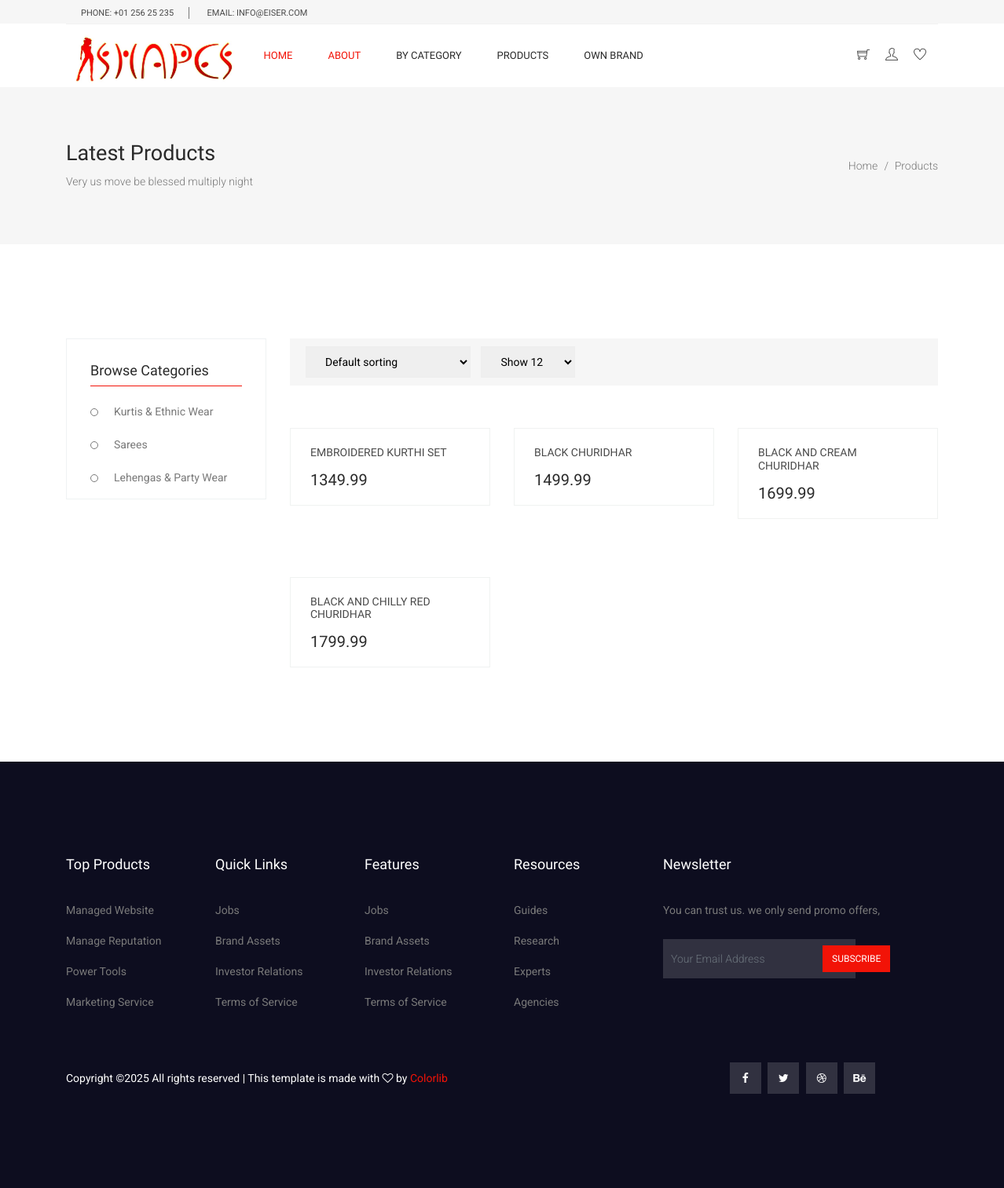
Screenshot of /products/ (signed in) with the database file from the repository.
### Shape_App/models.py (models this page shows, shortened)
class tbl_Product(models.Model):
    subcategory = models.ForeignKey(tbl_SubCategory, on_delete=models.CASCADE, related_name="products")
    name = models.CharField(max_length=200)
    description = models.TextField(null=True, blank=True)
    price = models.DecimalField(max_digits=10, decimal_places=2)
    stock = models.PositiveIntegerField()
    material = models.CharField(max_length=100, null=True, blank=True)   # Cotton, Silk, etc.
    brand = models.CharField(max_length=100, null=True, blank=True)
    gender = models.CharField(max_length=10, choices=[
        ('men', 'Men'),
        ('women', 'Women'),
        ('kids', 'Kids'),
        ('unisex', 'Unisex'),
    ], default='unisex')
    status = models.CharField(max_length=10, choices=[('active', 'Active'), ('inactive', 'Inactive')], default='active')
    created_at = models.DateTimeField(auto_now_add=True)
    updated_at = models.DateTimeField(auto_now=True)
    gst_percentage = models.DecimalField(max_digits=5, decimal_places=2, default=0.00)
    image = models.ImageField(upload_to="products/",null=True)
    video=models.FileField(upload_to='Videos/',null=True)

class tbl_Category(models.Model):
    name = models.CharField(max_length=100, null=True)
    status = models.CharField(max_length=100, null=True, choices=[('active', 'Active'), ('inactive', 'Inactive')])
    created_at = models.DateTimeField(auto_now_add=True)
    updated_at = models.DateTimeField(auto_now=True)

### Shape_App/views.py (the view)
# urls.py: path("products/",views.products,name="products"),
def products(request):
    product=tbl_Product.objects.filter(status="active")
    categories=tbl_Category.objects.filter(status="active")
    return render(request,"products.html",{"product":product,"all_cat":categories})

### templates/products.html (shortened to what this page needs)
{% include 'index_nav.html' %}
{% load static %}
    <section class="banner_area">
      <div class="banner_inner d-flex align-items-center">
        <div class="container">
          <div class="banner_content d-md-flex justify-content-between align-items-center">
            <div class="mb-3 mb-md-0">
              <h2>Latest Products</h2>
              <p>Very us move be blessed multiply night</p>
            </div>
            <div class="page_link">
              <a href="/">Home</a>
              <a href="/products/">Products</a>
            </div>
          </div>
        </div>
      </div>
    </section>
    <section class="cat_product_area section_gap">
      <div class="container">
        <div class="row flex-row-reverse">
          <div class="col-lg-9">
            <div class="product_top_bar">
              <div class="left_dorp">
                <select class="sorting">
                  <option value="1">Default sorting</option>
                </select>
                <select class="show">
                  <option value="1">Show 12</option>
                </select>
              </div>
            </div>
            <div class="latest_product_inner">
              <div class="row">
            {% for i in product%}
             <div class="col-lg-4 col-md-6">
          <div class="single-product">
            <div class="product-img">
            </div>
            <div class="product-btm">
              <a href="/product_single/{{i.id}}" class="d-block">
                <h4>{{i.name}}</h4>
              </a>
              <div class="mt-3">
                <span class="mr-4">{{i.price}}</span>
              </div>
            </div>
          </div>
        </div>
            {% endfor %}
              </div>
            </div>
          </div>
          <div class="col-lg-3">
            <div class="left_sidebar_area">
              <aside class="left_widgets p_filter_widgets">
                <div class="l_w_title">
                  <h3>Browse Categories</h3>
                </div>
                <div class="widgets_inner">
                  <ul class="list">
                    {% for i in all_cat %}
                    <li>
                      <a href="/shop_by_category/{{i.id}}">{{i.name}}</a>
                    </li>
                    {% endfor %}
                  </ul>
                </div>
              </aside>
            </div>
          </div>
        </div>
      </div>
    </section>
    <footer class="footer-area section_gap">
      <div class="container">
        <div class="row">
          <div class="col-lg-2 col-md-6 single-footer-widget">
            <h4>Top Products</h4>
            <ul>
              <li><a href="#">Managed Website</a></li>
              <li><a href="#">Manage Reputation</a></li>
              <li><a href="#">Power Tools</a></li>
              <li><a href="#">Marketing Service</a></li>
            </ul>
          </div>
          <div class="col-lg-2 col-md-6 single-footer-widget">
            <h4>Quick Links</h4>
            <ul>
              <li><a href="#">Jobs</a></li>
              <li><a href="#">Brand Assets</a></li>
              <li><a href="#">Investor Relations</a></li>
              <li><a href="#">Terms of Service</a></li>
            </ul>
          </div>
          <div class="col-lg-2 col-md-6 single-footer-widget">
            <h4>Features</h4>
            <ul>
              <li><a href="#">Jobs</a></li>
              <li><a href="#">Brand Assets</a></li>
              <li><a href="#">Investor Relations</a></li>
              <li><a href="#">Terms of Service</a></li>
            </ul>
          </div>
          <div class="col-lg-2 col-md-6 single-footer-widget">
            <h4>Resources</h4>
            <ul>
              <li><a href="#">Guides</a></li>
              <li><a href="#">Research</a></li>
              <li><a href="#">Experts</a></li>
              <li><a href="#">Agencies</a></li>
            </ul>
          </div>
          <div class="col-lg-4 col-md-6 single-footer-widget">
            <h4>Newsletter</h4>
            <p>You can trust us. we only send promo offers,</p>
            <div class="form-wrap" id="mc_embed_signup">
              <form target="_blank" action="https://spondonit.us12.list-manage.com/subscribe/post?u=1462626880ade1ac87bd9c93a&amp;id=92a4423d01"
                method="get" class="form-inline">
                <input class="form-control" name="EMAIL" placeholder="Your Email Address" onfocus="this.placeholder = ''"
                  onblur="this.placeholder = 'Your Email Address '" required="" type="email">
                <button class="click-btn btn btn-default">Subscribe</button>
              </form>
            </div>
          </div>
        </div>
        <div class="footer-bottom row align-items-center">
          <p class="footer-text m-0 col-lg-8 col-md-12">
Copyright &copy;<script>document.write(new Date().getFullYear());</script> All rights reserved | This template is made with <i class="fa fa-heart-o" aria-hidden="true"></i> by <a href="https://colorlib.com" target="_blank">Colorlib</a>
</p>
          <div class="col-lg-4 col-md-12 footer-social">
            <a href="#"><i class="fa fa-facebook"></i></a>
            <a href="#"><i class="fa fa-twitter"></i></a>
            <a href="#"><i class="fa fa-dribbble"></i></a>
            <a href="#"><i class="fa fa-behance"></i></a>
          </div>
        </div>
      </div>
    </footer>

### rows the page displays
tbl_Product: name "EMBROIDERED KURTHI SET", price "1349.99"
tbl_Product: name "BLACK CHURIDHAR", price "1499.99"
tbl_Product: name "BLACK AND CREAM CHURIDHAR", price "1699.99"
tbl_Product: name "BLACK AND CHILLY RED CHURIDHAR", price "1799.99"
tbl_Category: name "Kurtis & Ethnic Wear"
tbl_Category: name "Sarees"
tbl_Category: name "Lehengas & Party Wear"
